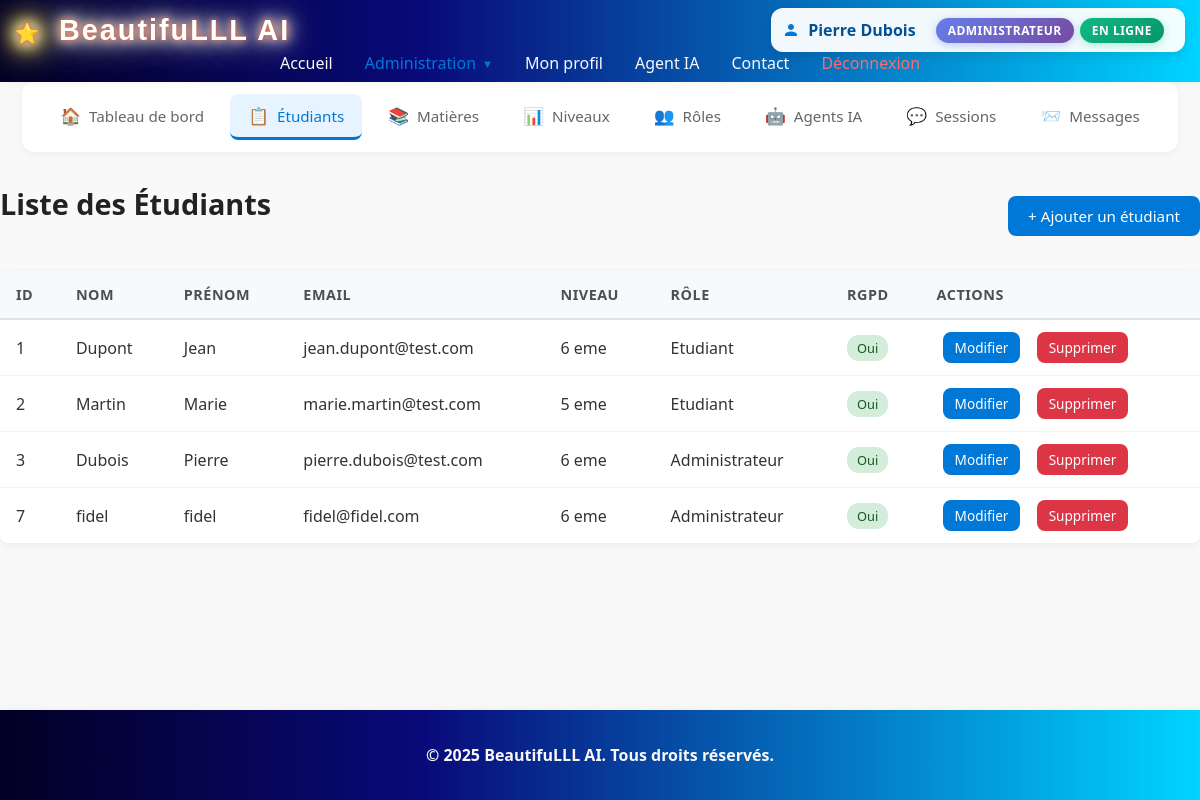
The page /?action=etudiant_list (signed in) on the database its author committed.
### tables this page shows
CREATE TABLE IF NOT EXISTS `etudiants` (
  `id_etudiant` int NOT NULL AUTO_INCREMENT,
  `nom` varchar(50) NOT NULL,
  `prenom` varchar(50) NOT NULL,
  `email` varchar(100) NOT NULL,
  `avatar` varchar(255) DEFAULT NULL,
  `passwordhash` varchar(255) NOT NULL,
  `date_inscription` datetime NOT NULL DEFAULT CURRENT_TIMESTAMP,
  `consentement_rgpd` tinyint(1) NOT NULL DEFAULT '0',
  `id_niveau` int NOT NULL,
  `id_role` int NOT NULL,
  PRIMARY KEY (`id_etudiant`),
  UNIQUE KEY `email` (`email`),
  KEY `id_niveau` (`id_niveau`),
  KEY `id_role` (`id_role`)
);

### php-crud/model/etudiant.php (called while the page is built, shortened)
<?php
require_once __DIR__ . '/../config/Database.php';
class Etudiants
{
    private $conn;
    public function __construct()
    {
        $database = new Database();
        $this->conn = $database->connect();
    }
    public function read()
    {
        $sql = "SELECT * FROM Etudiants";
        $stmt = $this->conn->prepare($sql);
        $stmt->execute();
        return $stmt->fetchAll(\PDO::FETCH_ASSOC);
    }
}
?>

### php-crud/config/Database.php (called while the page is built, shortened)
<?php
class Database
{
    private $host = '127.0.0.1';
    private $dbName = 'ia_educative';
    private $username = 'root';
    private $password = '';
    public function connect()
    {
        try {
            $this->connection = new PDO(
                "mysql:host={$this->host};dbname={$this->dbName}",
                $this->username,
                $this->password
            );
            $this->connection->setAttribute(PDO::ATTR_ERRMODE, PDO::ERRMODE_EXCEPTION);
            return $this->connection;
        } catch (PDOException $e) {
            die("Database connection failed: " . $e->getMessage());
        }
    }
}

### php-crud/controllers/EtudiantController.php (called while the page is built, shortened)
<?php
require_once __DIR__ . '/../model/etudiant.php';
require_once __DIR__ . '/../model/role.php';
require_once __DIR__ . '/../model/niveau.php';
class EtudiantController
{
    public function getEtudiantsWithDetails()
    {
        $etudiantModel = new Etudiants();
        $etudiants = $etudiantModel->read();
        $roleModel = new Role();
        $niveauModel = new Niveau();
        foreach ($etudiants as &$etudiant) {
            $role = $roleModel->readSingle($etudiant['id_role']);
            $etudiant['role'] = $role ? $role['nom_role'] : null;
            $niveau = $niveauModel->readSingle($etudiant['id_niveau']);
        }
        return $etudiants;
    }
}

### php-crud/model/role.php (called while the page is built, shortened)
<?php
require_once __DIR__ . '/../config/Database.php';
class Role
{
    private $conn;
    public function __construct()
    {
        $database = new Database();
        $this->conn = $database->connect();
    }
    public function readSingle($id) {
        $sql = "SELECT * FROM role WHERE id_role = :id";
        $stmt = $this->conn->prepare($sql);
        $stmt->bindParam(':id', $id);
        $stmt->execute();
        return $stmt->fetch(\PDO::FETCH_ASSOC);
    }
}
?>

### php-crud/model/niveau.php (called while the page is built, shortened)
<?php
require_once __DIR__ . '/../config/Database.php';
class Niveau{
    private $conn;
    public function __construct(){
        $database = new Database();
        $this->conn = $database->connect();
    }
    public function readSingle($id) {
        $sql = "SELECT * FROM niveau WHERE id_niveau = :id";
        $stmt = $this->conn->prepare($sql);
        $stmt->bindParam(':id', $id);
        $stmt->execute();
        return $stmt->fetch(\PDO::FETCH_ASSOC);
    }
}
?>

### php-crud/views/etudiants/list.php (the view, shortened to what this page needs)
<?php
require_once __DIR__ . '/../../controllers/EtudiantController.php';
$etudiantController = new \Controllers\EtudiantController();
$etudiants = $etudiantController->getEtudiantsWithDetails();
?>
<?php include __DIR__ . '/../../includes/crud_nav.php'; ?>
<div class="crud-container">
    <div class="crud-header">
        <h1 class="page-title">Liste des Étudiants</h1>
        <a href="index.php?action=creer_etudiant" class="btn btn-primary">+ Ajouter un étudiant</a>
    </div>
    <table class="crud-table">
        <thead>
            <tr>
                <th>ID</th>
                <th>Nom</th>
                <th>Prénom</th>
                <th>Email</th>
                <th>Niveau</th>
                <th>Rôle</th>
                <th>RGPD</th>
                <th>Actions</th>
            </tr>
        </thead>
        <tbody>
            <?php foreach ($etudiants as $etudiant): ?>
                <tr>
                    <td><?= htmlspecialchars($etudiant['id_etudiant']) ?></td>
                    <td><?= htmlspecialchars($etudiant['nom']) ?></td>
                    <td><?= htmlspecialchars($etudiant['prenom']) ?></td>
                    <td><?= htmlspecialchars($etudiant['email']) ?></td>
                    <td><?= htmlspecialchars($etudiant['niveau'] ?? $etudiant['id_niveau']) ?></td>
                    <td><?= htmlspecialchars($etudiant['role'] ?? $etudiant['id_role']) ?></td>
                    <td>
                        <?php if ($etudiant['consentement_rgpd']): ?>
                            <span class="badge badge-success">Oui</span>
                        <?php else: ?>
                            <span class="badge badge-danger">Non</span>
                        <?php endif; ?>
                    </td>
                    <td>
                        <a href="index.php?action=modifier_etudiant&id=<?= htmlspecialchars($etudiant['id_etudiant']) ?>" class="btn btn-primary btn-sm">Modifier</a>
                        <a href="index.php?action=supprimer_etudiant&id=<?= htmlspecialchars($etudiant['id_etudiant']) ?>" class="btn btn-danger btn-sm">Supprimer</a>
                    </td>
                </tr>
            <?php endforeach; ?>
        </tbody>
    </table>
</div>

### style.css (style rules this page uses)
body { margin: 0; padding: 0; min-height: 100vh; font-family: 'Segoe UI', Arial, sans-serif; background: #f9f9f9; color: #222; display: flex; flex-direction: column; }
.page-title { font-size: 1.8rem; font-weight: 600; color: #222; margin: 0 0 24px 0; }
.crud-header { display: flex; justify-content: space-between; align-items: center; margin-bottom: 24px; flex-wrap: wrap; gap: 16px; }
.btn { display: inline-block; padding: 10px 20px; border-radius: 8px; font-size: 0.95rem; font-weight: 500; text-decoration: none; text-align: center; cursor: pointer; border: none; transition: all 0.2s ease; }
.btn-primary { background-color: #0078d7; color: #fff; }
.btn-danger { background-color: #dc3545; color: #fff; }
.btn-sm { padding: 6px 12px; font-size: 0.85rem; }
.crud-table { width: 100%; background: #fff; border-radius: 8px; box-shadow: 0 2px 8px rgba(0,0,0,0.06); overflow: hidden; border-collapse: collapse; }
.crud-table thead { background: #f8f9fa; }
.crud-table th { padding: 14px 16px; text-align: left; font-weight: 600; color: #495057; border-bottom: 2px solid #dee2e6; font-size: 0.9rem; text-transform: uppercase; letter-spacing: 0.5px; }
.crud-table td { padding: 12px 16px; border-bottom: 1px solid #f1f3f5; color: #333; }
.crud-table tbody tr { transition: background-color 0.15s ease; }
.crud-table tbody tr:last-child td { border-bottom: none; }
.crud-table td a { margin: 0 6px; }
.badge { display: inline-block; padding: 4px 10px; border-radius: 12px; font-size: 0.8rem; font-weight: 500; }
.badge-success { background-color: #d4edda; color: #155724; }
.crud-container { max-width: 1200px; margin: 0 auto; width: 100%; }

### rows shown on the page
etudiants: id_etudiant "1", nom "Dupont", prenom "Jean", email "jean.dupont@test.com", niveau "6 eme", role "Etudiant", consentement_rgpd "Oui"
etudiants: id_etudiant "2", nom "Martin", prenom "Marie", email "marie.martin@test.com", niveau "5 eme", role "Etudiant", consentement_rgpd "Oui"
etudiants: id_etudiant "3", nom "Dubois", prenom "Pierre", email "pierre.dubois@test.com", niveau "6 eme", role "Administrateur", consentement_rgpd "Oui"
etudiants: id_etudiant "7", nom "fidel", prenom "fidel", email "fidel@fidel.com", niveau "6 eme", role "Administrateur", consentement_rgpd "Oui"

### other values the page prints
$user['prenom'] . " " . $user['nom'] "Pierre Dubois"
$user['role'] "ADMINISTRATEUR"
